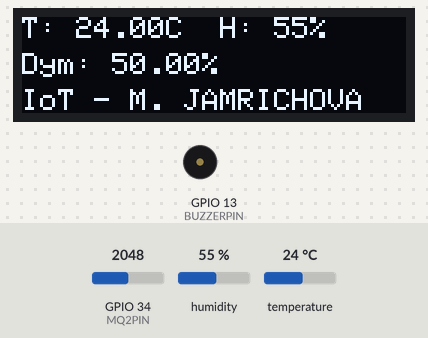
Simulated run of this sketch. Board: ESP32. Parts: 128×32 one-colour display, buzzer (waves = sounding). The inputs (shaded band) are chosen by the test bench; at power-on: GPIO 34 (MQ2PIN) = 2048, humidity 55 %, temperature 24 °C. WiFi joins after 1.5 s; servers stay silent unless stated; the local clock reads 2024-03-15 10:24:30 at power-on unless the sketch sets it; web services answer with replies made up by the test bench; what the sketch prints to the serial monitor is not drawn.

Above: at 6.3 s.
At 128.5 s:
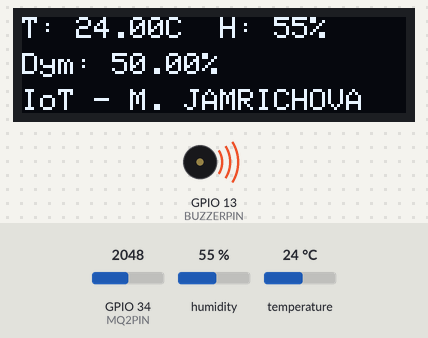
Timing chart, 0 to 130.0 s (numbered marks = the images above):
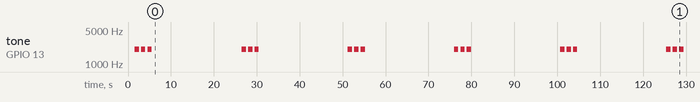

Measured:
- by itself, tone on GPIO 13 (BUZZERPIN): repeats every 24.9 s: 2 × (silent 0.50 s, 2000 Hz 1.0 s), silent 20.9 s, 2000 Hz 1.0 s

The sketch:

iot-smoke-monitor.ino
```cpp
#include <WiFi.h>
#include <WebServer.h>
#include <DHT.h>
#include <Adafruit_GFX.h>
#include <Adafruit_SSD1306.h>
#include <Wire.h>
#include <time.h>
#include <HTTPClient.h>
#include "config.h"

// OLED 128x32
#define SCREEN_WIDTH 128
#define SCREEN_HEIGHT 32
#define OLED_RESET -1
Adafruit_SSD1306 display(SCREEN_WIDTH, SCREEN_HEIGHT, &Wire, OLED_RESET);

// Senzory a výstupy
#define DHTPIN 15
#define DHTTYPE DHT11
#define MQ2PIN 34
#define BUZZERPIN 13

DHT dht(DHTPIN, DHTTYPE);
WebServer server(80);

// Stavová premenná pre webhook
bool webhookSent = false;

String getFormattedTime() {
  struct tm timeinfo;
  if (!getLocalTime(&timeinfo)) {
    return "Neznámy čas";
  }
  char buffer[30];
  strftime(buffer, sizeof(buffer), "%d.%m.%Y %H:%M:%S", &timeinfo);
  return String(buffer);
}

void handleRoot() {
  float temp = dht.readTemperature();
  float hum = dht.readHumidity();
  int smokeRaw = analogRead(MQ2PIN);
  float smokePercent = map(smokeRaw, 0, 4095, 0, 100);
  String currentTime = getFormattedTime();

  String html = "<!DOCTYPE html><html><head><meta charset='UTF-8'>";
  html += "<meta http-equiv='refresh' content='5'>";
  html += "<title>Monitor</title>";
  html += "<style>body { font-family: Arial; text-align: center; }</style></head><body>";
  html += "<h1>Stav miestnosti</h1>";
  html += "<p>Teplota: " + String(temp, 2) + "&deg;C</p>";
  html += "<p>Vlhkosť: " + String(hum, 0) + "%</p>";
  html += "<p>Dym: " + String(smokePercent, 2) + "%</p>";
  html += "<p style='margin-top:30px; font-size:14px;'>Posledná aktualizácia: " + currentTime + "</p>";
  html += "</body></html>";

  server.send(200, "text/html", html);
}

void sendToThingSpeak(float temp, float hum, float smoke) {
  if (WiFi.status() == WL_CONNECTED) {
    HTTPClient http;
    String url = String(THINGSPEAK_URL) + "?api_key=" + THINGSPEAK_API_KEY +
                 "&field1=" + String(temp, 2) +
                 "&field2=" + String(hum, 0) +
                 "&field3=" + String(smoke, 2);
    http.begin(url);
    http.GET();
    http.end();
  }
}

void sendIFTTTWebhook(float smokePercent) {
  String wifiStatus = (WiFi.status() == WL_CONNECTED) ? "Pripojené / Connected" : "Odpojené / Disconnected";
  String timestamp = getFormattedTime();

  HTTPClient webhook;
  webhook.begin(IFTTT_WEBHOOK_URL);
  webhook.addHeader("Content-Type", "application/json");

  String json = "{\"value1\":\"" + String(smokePercent, 2) + "\"," +
                "\"value2\":\"Wi-Fi: " + wifiStatus + "\\nThingSpeak: " + timestamp + "\"," +
                "\"value3\":\"Webhook odoslaný / sent at " + timestamp + "\"}";
  int code = webhook.POST(json);
  Serial.println("Webhook odoslaný, kód: " + String(code));
  webhook.end();
}

void setup() {
  Serial.begin(115200);
  dht.begin();
  pinMode(BUZZERPIN, OUTPUT);

  if (!display.begin(SSD1306_SWITCHCAPVCC, 0x3C)) {
    Serial.println("OLED chyba");
    while (true);
  }
  display.clearDisplay();
  display.display();

  WiFi.begin(WIFI_SSID, WIFI_PASSWORD);
  Serial.print("Pripájam sa na WiFi");
  while (WiFi.status() != WL_CONNECTED) {
    delay(500);
    Serial.print(".");
  }
  Serial.println("\nWiFi pripojené");

  configTime(3600, 0, "pool.ntp.org", "time.nist.gov");

  server.on("/", handleRoot);
  server.begin();
}

void loop() {
  server.handleClient();

  float temp = dht.readTemperature();
  float hum = dht.readHumidity();
  int smokeRaw = analogRead(MQ2PIN);
  float smokePercent = map(smokeRaw, 0, 4095, 0, 100);

  if (smokePercent >= 10) {
    for (int i = 0; i < 3; i++) {
      tone(BUZZERPIN, 2000);
      delay(1000);
      noTone(BUZZERPIN);
      delay(500);
    }

    if (!webhookSent) {
      sendIFTTTWebhook(smokePercent);
      webhookSent = true;
    }
  } else {
    noTone(BUZZERPIN);
    webhookSent = false;
  }

  display.clearDisplay();
  display.setTextSize(1);
  display.setTextColor(SSD1306_WHITE);

  display.setCursor(0, 0);
  display.print("T: ");
  display.print(temp, 2);
  display.print("C  H: ");
  display.print(hum, 0);
  display.print("%");

  display.setCursor(0, 12);
  display.print("Dym: ");
  display.print(smokePercent, 2);
  display.print("%");

  display.setCursor(0, 24);
  display.print("IoT - M. JAMRICHOVA");

  display.display();

  sendToThingSpeak(temp, hum, smokePercent);

  delay(20000);
}
```

config.h
```cpp
#pragma once

// WiFi credentials
#define WIFI_SSID "your_wifi_ssid"
#define WIFI_PASSWORD "your_wifi_password"

// ThingSpeak
#define THINGSPEAK_API_KEY "your_thingspeak_api_key"
#define THINGSPEAK_URL "http://api.thingspeak.com/update"

// IFTTT Webhook
#define IFTTT_WEBHOOK_URL "https://maker.ifttt.com/trigger/zadymenie/with/key/your_ifttt_key"
```
